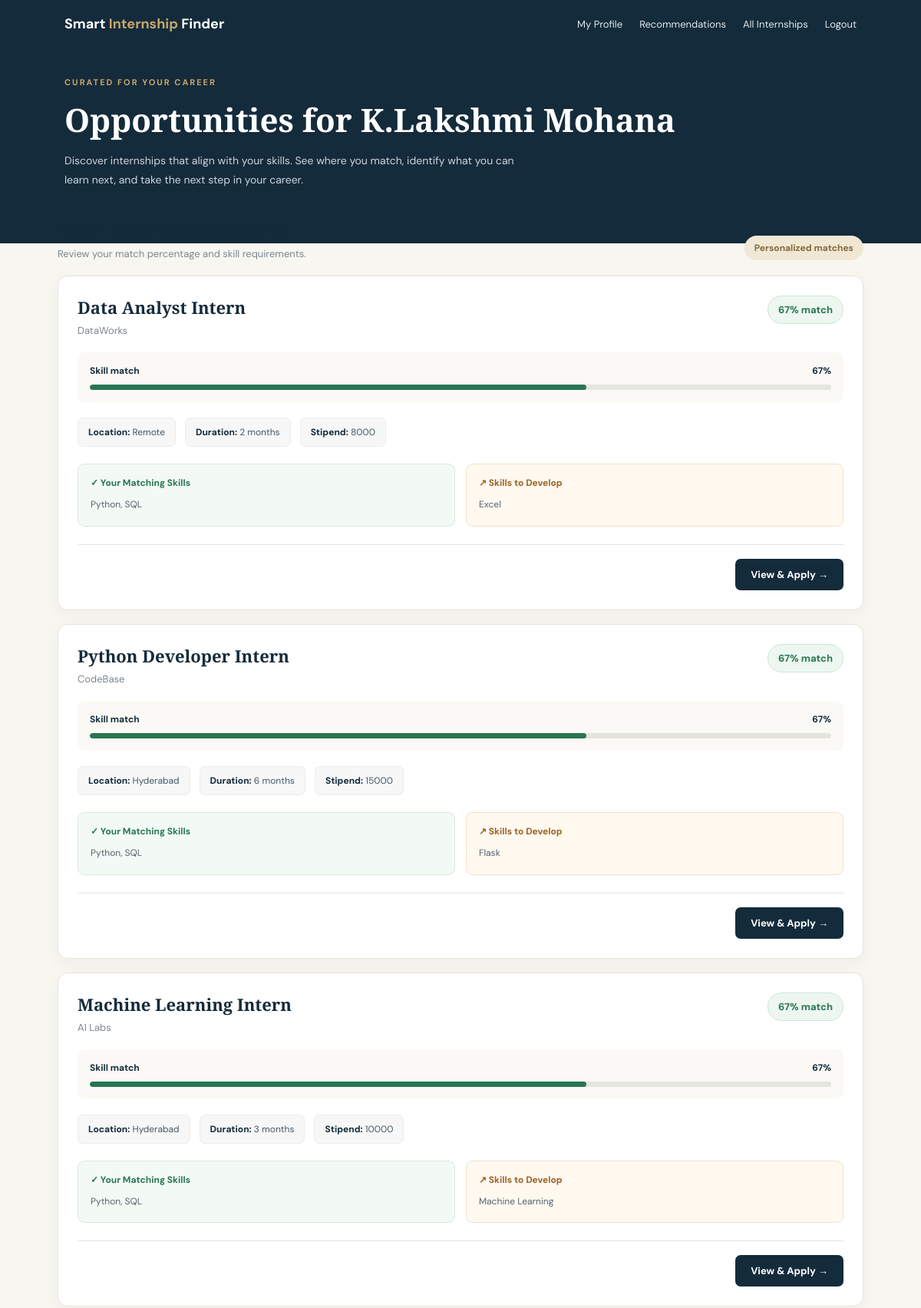
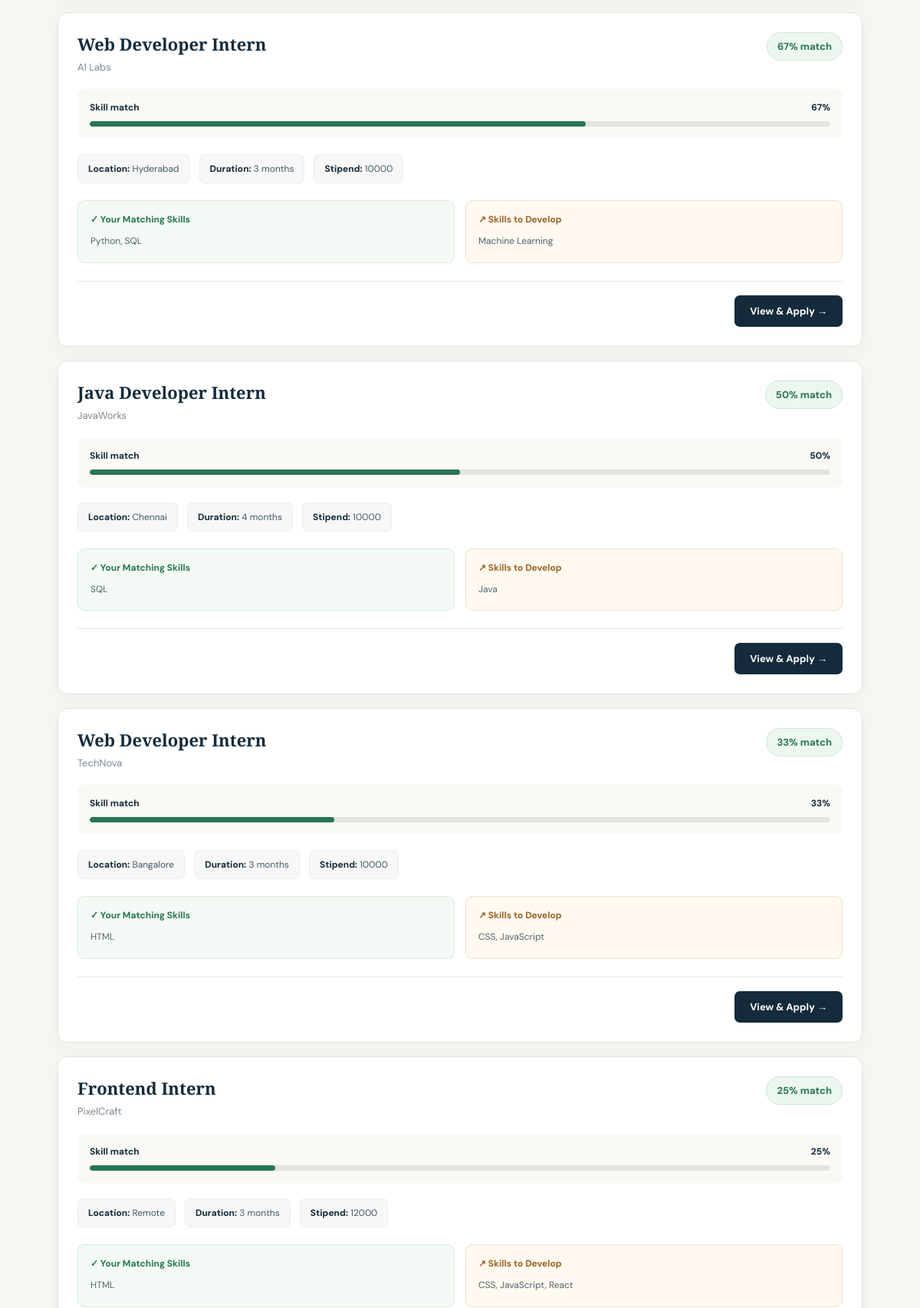
The page /recommendations (signed in, upper part) on the database its author committed (2 pictures, top to bottom).
### tables this page shows
CREATE TABLE students (
    id INTEGER PRIMARY KEY AUTOINCREMENT,
    name TEXT NOT NULL,
    email TEXT UNIQUE NOT NULL,
    password TEXT NOT NULL,
    branch TEXT,
    skills TEXT,
    location TEXT
, role TEXT NOT NULL DEFAULT 'student');

CREATE TABLE internships (
    id INTEGER PRIMARY KEY AUTOINCREMENT,
    title TEXT NOT NULL,
    company TEXT NOT NULL,
    required_skills TEXT,
    location TEXT,
    duration TEXT,
    stipend TEXT,
    deadline TEXT,
    apply_link TEXT
);

### app.py (the view)
@app.route("/recommendations")
def recommendations():
    if "student_id" not in session:
        return redirect(url_for("login"))
    conn = get_db()
    student = conn.execute(
        "SELECT * FROM students WHERE id = ?",
        (session["student_id"],)
    ).fetchone()
    internships = conn.execute(
        "SELECT * FROM internships"
    ).fetchall()
    conn.close()
    if student is None:
        session.clear()
        return redirect(url_for("login"))
    my_skills = {
        skill.strip().lower()
        for skill in (student["skills"] or "").split(",")
        if skill.strip()
    }
    results = []
    for internship in internships:
        required = [
            skill.strip()
            for skill in (internship["required_skills"] or "").split(",")
            if skill.strip()
        ]
        if not required:
            continue
        matched = [
            skill for skill in required
            if skill.lower() in my_skills
        ]
        missing = [
            skill for skill in required
            if skill.lower() not in my_skills
        ]
        percent = round(len(matched) / len(required) * 100)
        results.append({
            "internship": internship,
            "percent": percent,
            "matched": matched,
            "missing": missing
        })
    results.sort(
        key=lambda item: item["percent"],
        reverse=True
    )
    return render_template(
        "recommendations.html",
        results=results,
        student=student
    )

### app.py (called while the page is built)
def get_db():
    conn = sqlite3.connect('database.db')
    conn.row_factory = sqlite3.Row
    return conn

### templates/recommendations.html (shortened to what this page needs)
<!DOCTYPE html>
<html lang="en">
<head>
</head>
<body>
  <nav class="navbar">
    <div class="brand">Smart <span>Internship</span> Finder</div>
    <div class="nav-links">
      <a href="/profile">My Profile</a>
      <a href="/recommendations">Recommendations</a>
      <a href="/internships">All Internships</a>
      <a href="/logout">Logout</a>
    </div>
  </nav>
  <header class="hero">
    <div class="eyebrow">Curated for your career</div>
    <h1>Opportunities for {{ student['name'] }}</h1>
    <p>
      Discover internships that align with your skills. See where you match,
      identify what you can learn next, and take the next step in your career.
    </p>
  </header>
  <main class="main">
    <div class="results-heading">
      <div>
        <h2>Your Recommendations</h2>
        <p>Review your match percentage and skill requirements.</p>
      </div>
      <span class="result-count">Personalized matches</span>
    </div>
    {% for r in results %}
      <article class="card">
        <div class="card-top">
          <div>
            <h2 class="job-title">{{ r.internship['title'] }}</h2>
            <p class="company">{{ r.internship['company'] }}</p>
          </div>
          <span class="badge">{{ r.percent }}% match</span>
        </div>
        <div class="match-section">
          <div class="match-label">
            <span>Skill match</span>
            <span>{{ r.percent }}%</span>
          </div>
          <div class="progress-track">
            <div
              class="progress-fill"
              style="width: {{ [[r.percent | float, 0] | max, 100] | min }}%;"
            ></div>
          </div>
        </div>
        <div class="details">
          <div class="detail">
            <strong>Location:</strong> {{ r.internship['location'] }}
          </div>
          <div class="detail">
            <strong>Duration:</strong> {{ r.internship['duration'] }}
          </div>
          <div class="detail">
            <strong>Stipend:</strong> {{ r.internship['stipend'] }}
          </div>
        </div>
        <div class="skills-grid">
          <div class="skill-box matched-box">
            <h3>✓ Your Matching Skills</h3>
            <div class="skill-text">
              {% if r.matched %}
                {{ r.matched | join(', ') }}
              {% else %}
                No matching skills identified yet.
              {% endif %}
            </div>
          </div>
          <div class="skill-box missing-box">
            <h3>↗ Skills to Develop</h3>
            <div class="skill-text">
              {% if r.missing %}
                {{ r.missing | join(', ') }}
              {% else %}
                None identified — you match all listed skills!
              {% endif %}
            </div>
          </div>
        </div>
        <div class="apply-row">
          <a
            class="apply-button"
            href="{{ r.internship['apply_link'] }}"
            target="_blank"
            rel="noopener noreferrer"
          >
            View & Apply →
          </a>
        </div>
      </article>
    {% endfor %}
  </main>
</body>
</html>

### templates/recommendations.html (style rules this page uses)
:root { --navy: #142b3b; --navy-light: #203f52; --gold: #c8a66a; --ivory: #f8f6f0; --white: #ffffff; --text: #263746; --muted: #7b8790; --border: #e7e5de; --green: #287653; --green-bg: #edf7f0; --orange: #9a6325; --orange-bg: #fff5e8; }
* { box-sizing: border-box; }
body { margin: 0; background: var(--ivory); color: var(--text); font-family: 'DM Sans', sans-serif; }
.navbar { background: var(--navy); padding: 19px 7%; display: flex; justify-content: space-between; align-items: center; gap: 18px; flex-wrap: wrap; }
.brand { color: white; font-size: 18px; font-weight: 700; }
.brand span { color: var(--gold); }
.nav-links { display: flex; gap: 22px; flex-wrap: wrap; }
.nav-links a { color: #e4e9ec; text-decoration: none; font-size: 13px; }
.hero { background: var(--navy); color: white; padding: 38px 7% 70px; }
.eyebrow { color: var(--gold); text-transform: uppercase; letter-spacing: 2px; font-size: 11px; font-weight: 700; }
h1 { font-family: 'Playfair Display', serif; font-size: clamp(29px, 4vw, 42px); font-weight: 600; margin: 13px 0; }
.hero p { color: #cbd5db; font-size: 14px; line-height: 1.8; max-width: 600px; margin: 0; }
.main { width: min(1050px, 90%); margin: -35px auto 60px; position: relative; }
.results-heading { display: flex; align-items: end; justify-content: space-between; gap: 15px; flex-wrap: wrap; margin: 0 0 20px; }
.results-heading h2 { color: var(--navy); font-family: 'Playfair Display', serif; font-size: 25px; font-weight: 600; margin: 0 0 6px; }
.results-heading p { color: var(--muted); font-size: 13px; margin: 0; }
.result-count { color: #876a36; background: #f0e7d5; border-radius: 30px; padding: 8px 13px; font-size: 12px; font-weight: 700; }
.card { background: var(--white); border: 1px solid var(--border); border-radius: 13px; padding: 25px; margin-bottom: 18px; box-shadow: 0 7px 22px rgba(20, 43, 59, 0.04); transition: transform 0.2s, box-shadow 0.2s; }
.card-top { display: flex; align-items: flex-start; justify-content: space-between; gap: 18px; flex-wrap: wrap; margin-bottom: 20px; }
.job-title { font-family: 'Playfair Display', serif; color: var(--navy); font-size: 22px; font-weight: 600; margin: 0 0 7px; }
.company { color: var(--muted); font-size: 13px; margin: 0; }
.badge { flex-shrink: 0; background: var(--green-bg); border: 1px solid #cce6d5; color: var(--green); padding: 9px 13px; border-radius: 30px; font-size: 13px; font-weight: 700; }
.match-section { background: #faf9f5; padding: 16px; border-radius: 9px; margin-bottom: 20px; }
.match-label { display: flex; justify-content: space-between; align-items: center; gap: 10px; color: var(--navy); font-size: 12px; font-weight: 700; margin-bottom: 10px; }
.progress-track { width: 100%; height: 7px; background: #e5e5df; border-radius: 20px; overflow: hidden; }
.progress-fill { height: 100%; background: var(--green); border-radius: 20px; }
.details { display: flex; flex-wrap: wrap; gap: 12px; margin-bottom: 22px; }
.detail { background: #f6f7f6; border: 1px solid #eceeeb; border-radius: 7px; padding: 10px 13px; font-size: 12px; color: #475966; }
.detail strong { color: var(--navy); font-weight: 700; }
.skills-grid { display: grid; grid-template-columns: repeat(2, minmax(0, 1fr)); gap: 14px; margin-bottom: 23px; }
.skill-box { padding: 16px; border-radius: 9px; border: 1px solid var(--border); min-width: 0; }
.skill-box h3 { font-size: 12px; margin: 0 0 10px; }
.matched-box { background: #f3faf5; border-color: #d8eadc; }
.matched-box h3 { color: var(--green); }
.missing-box { background: #fff9f0; border-color: #f0e2cb; }
.missing-box h3 { color: var(--orange); }
.skill-text { color: #53636c; font-size: 12px; line-height: 1.8; overflow-wrap: anywhere; }
.apply-row { display: flex; justify-content: flex-end; padding-top: 18px; border-top: 1px solid var(--border); }
.apply-button { display: inline-block; background: var(--navy); color: white; text-decoration: none; border-radius: 7px; padding: 12px 20px; font-size: 13px; font-weight: 700; transition: background 0.2s; }

### rows shown on the page
students: name "K.Lakshmi Mohana"
internships: internship "Data Analyst Intern", internship.company "DataWorks", internship.location "Remote", internship.duration "2 months", internship.stipend "8000"
internships: internship "Python Developer Intern", internship.company "CodeBase", internship.location "Hyderabad", internship.duration "6 months", internship.stipend "15000"
internships: internship "Machine Learning Intern", internship.company "AI Labs", internship.location "Hyderabad", internship.duration "3 months", internship.stipend "10000"
internships: internship "Web Developer Intern", internship.company "AI Labs", internship.location "Hyderabad", internship.duration "3 months", internship.stipend "10000"
internships: internship "Java Developer Intern", internship.company "JavaWorks", internship.location "Chennai", internship.duration "4 months", internship.stipend "10000"
internships: internship "Web Developer Intern", internship.company "TechNova", internship.location "Bangalore", internship.duration "3 months", internship.stipend "10000"
internships: internship "Frontend Intern", internship.company "PixelCraft", internship.location "Remote", internship.duration "3 months", internship.stipend "12000"

### other values the page prints
{{ r.percent }} "67" "67" "67" "67" "50" "33" "25"
{{ r.matched | join(', ') }} "Python, SQL" "Python, SQL" "Python, SQL" "Python, SQL" "SQL" "HTML" "HTML"
{{ r.missing | join(', ') }} "Excel" "Flask" "Machine Learning" "Machine Learning" "Java" "CSS, JavaScript" "CSS, JavaScript, React"
